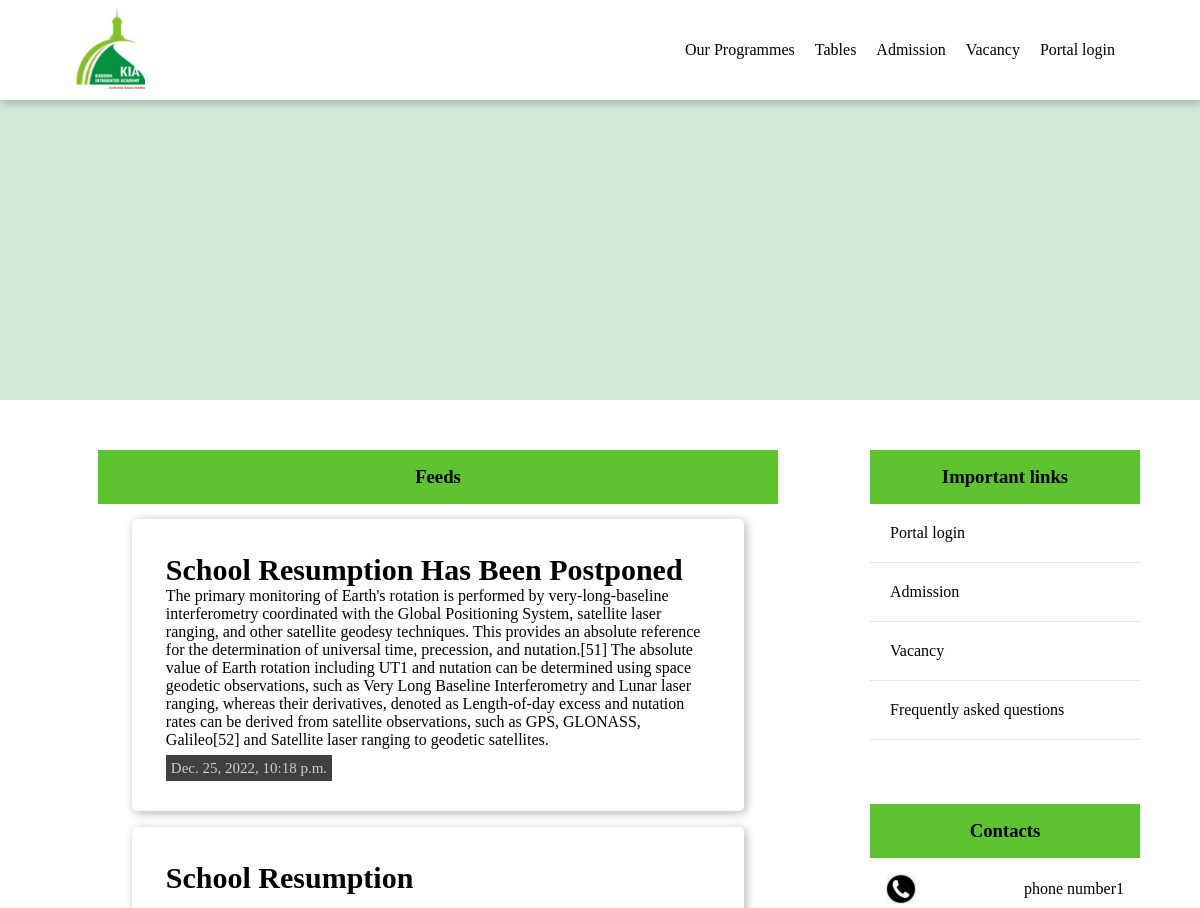
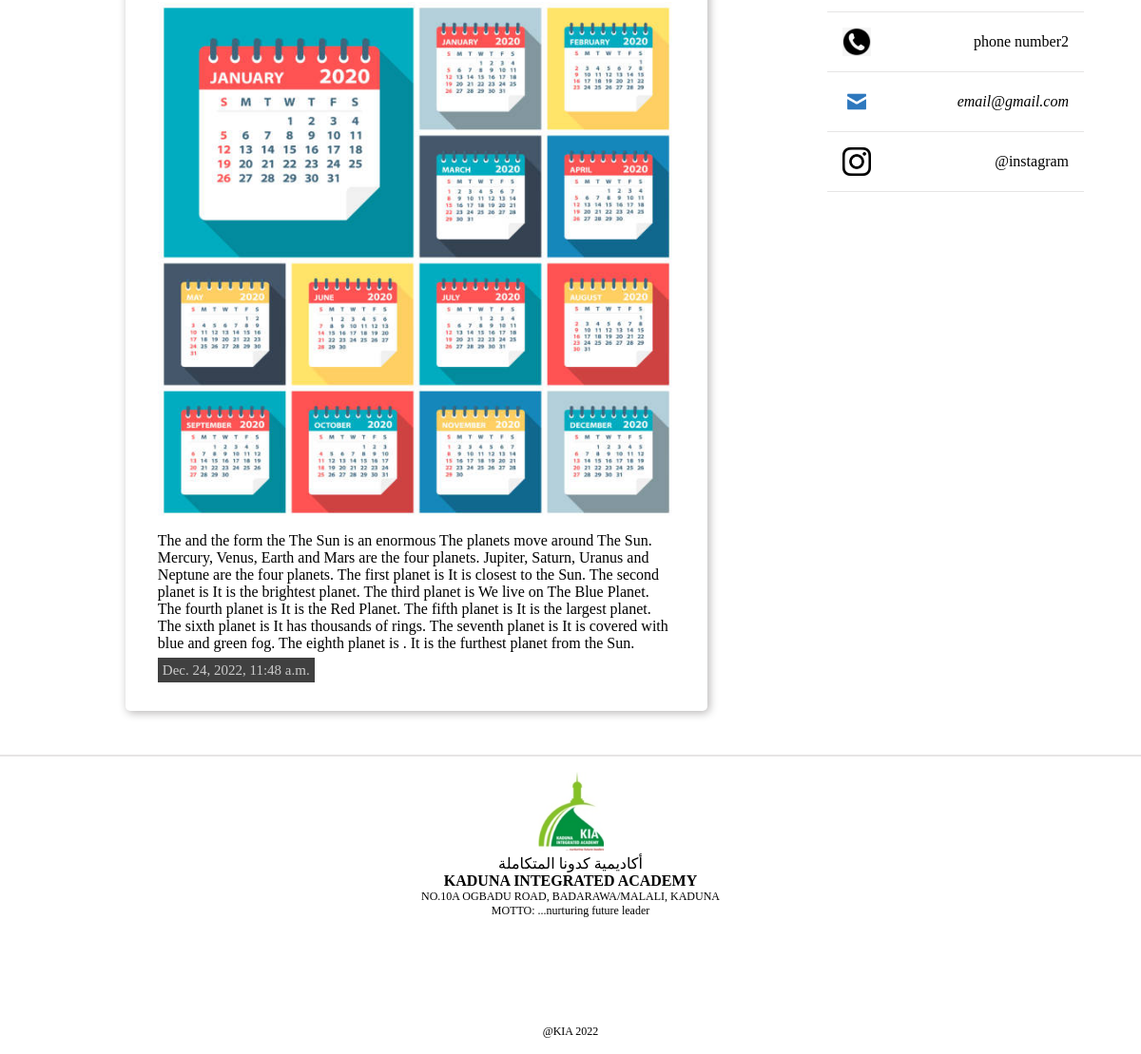
The page / on the database its author committed (2 pictures, top to bottom).
### core/models.py (models this page shows, shortened)
class Post(models.Model):
    Headline = models.CharField(max_length=1000)
    Content = models.TextField(max_length=10000)
    Image = models.ImageField(upload_to='contentImages', null= True, blank=True)
    date_created = models.DateTimeField(auto_now_add=True)

### core/views.py (the view)
# urls.py: path('', views.index, name="homepage"),
def index(request):
    posts = Post.objects.all().order_by('-id')
    context = {'posts':posts}
    return render(request, 'index.html', context)

### templates/index.html (shortened to what this page needs)
{% load static %}
<!DOCTYPE html>
<html lang="en">
<head>
    <link rel="stylesheet" href="{% static '/CSS/utilities.css' %}">
    <link rel="stylesheet" href="{% static '/CSS/style.css' %}">
    <link rel="stylesheet" href="{% static '/CSS/media.css' %}">
</head>
<body>
    <div class="nav-section">
        <div class="container flex">
            <a href="{% url 'homepage' %}"><img src="{% static 'images/pngs/logo.png' %}" class="logo"></a>
            <ul class="flex">
                <li class="ul-size"><a href="{% url 'our-programmes' %}">Our Programmes</a></li>
                <li class="ul-size">Tables
                </li>
                <li class="ul-size"><a href="{% url 'admission' %}">Admission</a></li>
                <li class="ul-size"><a href="{% url 'vacancy' %}">Vacancy</a></li>
                <li class="ul-size"><a href="{% url 'portal' %}" target="_blank">Portal login</a></li>
            </ul>
        </div>
    </div>
    <div class="banner"></div>
    <div class="content-section grid">
        <div class="contents">
            <h3 class="pd-r-s small-card">Feeds</h3>
            {% for post in posts %}
            <div class="post-card mg-b-s">
                <h2 class="headline">{{post.Headline}}</h2>
                {% if post.Image %}
                <img src="{{post.Image.url}}" class="post-image">
                {% endif %}
                <p class="content">{{post.Content}}</p>
                <span class="date">{{post.date_created}}</span>
            </div>
            {% endfor %}
        </div>
        <div class="imp-links small-card">
            <div class="links mg-b-l">
                <h3 class="pd-r-s">Important links</h3>
                <a href="{% url 'portal' %}" target="_blank">Portal login</a>
                <a href="{% url 'admission' %}">Admission</a>
                <a href="{% url 'vacancy' %}">Vacancy</a>
                <a href="#">Frequently asked questions</a>
            </div>
            <div class="mg-b-l">
                <h3 class=" pd-r-s">Contacts</h3>
                <div class="contacts pd-r-s flex"><img src="{% static 'images/pngs/phone.png' %}" class="social"><span>phone number1</span></div>
                <div class="contacts pd-r-s flex"><img src="{% static 'images/pngs/phone.png' %}" class="social"><span>phone number2</span></div>
                <div class="contacts pd-r-s flex"><img src="{% static 'images/pngs/email.png' %}" class="social"><span><i>email@gmail.com</i></span></div>
                <div class="contacts pd-r-s flex"><img src="{% static 'images/pngs/insta.png' %}" class="social"><span>@instagram</span></div>
            </div>
        </div>
   </div>
    <div class="footer-area pd-r-s">
        <div class="container grid">
            <div class="adress mg-b-m">
                <img src="{% static 'images/pngs/logo.png' %}" class="logo">
                <p>أكاديمية كدونا المتكاملة</p>
                <p class="bold">KADUNA INTEGRATED ACADEMY</p>
                <p class="casual-text"> NO.10A OGBADU ROAD, BADARAWA/MALALI, KADUNA</p>
                <p class="casual-text"> MOTTO: ...nurturing future leader</p>
            </div>
            <p class="casual-text pd-r-s mg-t-l">@KIA 2022</p>
        </div>
    </div>
</body>
</html>

### static/CSS/utilities.css (style rules this page uses)
.flex { display: flex; justify-content: space-between; align-items: center; }
.grid { display: grid; grid-template-columns: repeat(2, 1fr); column-gap:20%; }
.container { max-width: 90%; padding: 0px 15px; margin: 0 auto; text-align: center; align-items: center; }
.nav-section { width: 100%; box-sizing: border-box; position: fixed; top: 0%; background-color: white; z-index: 111111; box-shadow: 2px 2px 10px rgba(13, 8, 8,0.3); }
.small-card { width: 200px; margin-bottom: 15px; text-align: center; border-radius: 5px; box-shadow: 2px 2px 10px rgba(13, 8, 8,0.3); }
.post-card { width: 100%; border-radius: 5px; padding: 5%; margin: 0 auto; margin-bottom: 20px; box-shadow: 2px 2px 10px rgba(13, 8, 8,0.3); }
.mg-t-l { margin-top: 4rem; }
.mg-b-l { margin-bottom: 4rem; }
.mg-b-m { margin-bottom: 2rem; }
.mg-b-s { margin-bottom: 1rem; }
.pd-r-s { padding:1rem; }

### static/CSS/style.css (style rules this page uses)
:root { --pr-bg:rgb(255, 255, 255); --sec-bg:rgb(210, 233, 217); --pr-color:rgb(255, 255, 255); --sec-color:rgb(93, 195, 46); --hover:rgba(147, 190, 70,0.1); --border:rgba(13, 8, 8,0.1); }
* { margin: 0; padding: 0; list-style-type: none; text-decoration: none; box-sizing: border-box; }
a { color: #000; }
.logo { width: 70px; }
.container { height: 100px; }
.ul-size { padding: 40px 10px; }
.banner { background: var(--sec-bg); height: 300px; margin-top: 100px; }
.content-section { width: 90%; margin: 0 auto; margin-top: 50px; }
.content-section.grid { grid-template-columns: 70% 25%; column-gap: 5%; }
.content-section .contents { width: 90%; margin: 0 auto; }
.content-section .contents .small-card { box-shadow: none; background-color: var(--sec-color); border-radius: 0; width: 100%; }
.contents .post-card { width: 90%; }
.social { width: 30px; }
.imp-links { margin: 0 auto; }
.imp-links.small-card { width: 100%; box-shadow: none; }
div div h3 { background-color: var(--sec-color); }
.links a { display: block; text-align: start; padding: 20px; border-bottom: 1px solid var(--border); transition: .3s all ease; }
.contacts { border-bottom: 1px solid var(--border); }
.footer-area { width: 100%; margin-top: 30px; border-top: 2px solid var(--border); }
.footer-area .grid { grid-template-columns: 1fr; }
.casual-text { font-size: 12px; }
.bold { font-weight: bold; }

### templates/index.html (style rules this page uses)
.post-image { width: 100%; margin-bottom: 10px; margin-top: 15px; }
.headline { font-size: 30px; }
.date { color: rgb(203, 203, 203); font-size: 15px; background-color: rgb(64, 64, 64); padding: 5px; }
.content { margin-bottom: 10px; }

### rows shown on the page
Post: Headline "School Resumption Has Been Postponed", Content "The primary monitoring of Earth's rotation is performed by very-long-baseline interferometry coordinated with the Global Positioning System, satellite laser ranging, and other satellite geodesy techniques. This provides an absolute reference for the determination of universal time, precession, and nutation.[51] The absolute value of Earth rotation including UT1 and nutation can be determined using space geodetic observations, such as Very Long Baseline Interferometry and Lunar laser ranging, whereas their derivatives, denoted as Length-of-day excess and nutation rates can be derived from satellite observations, such as GPS, GLONASS, Galileo[52] and Satellite laser ranging to geodetic…", date_created "Dec. 25, 2022, 10:18 p.m."
Post: Headline "School Resumption", Image (picture), Content "The and the form the The Sun is an enormous The planets move around The Sun. Mercury, Venus, Earth and Mars are the four planets. Jupiter, Saturn, Uranus and Neptune are the four planets. The first planet is It is closest to the Sun. The second planet is It is the brightest planet. The third planet is We live on The Blue Planet. The fourth planet is It is the Red Planet. The fifth planet is It is the largest planet. The sixth planet is It has thousands of rings. The seventh planet is It is covered with blue and green fog. The eighth planet is . It is the furthest planet from the Sun.", date_created "Dec. 24, 2022, 11:48 a.m."
